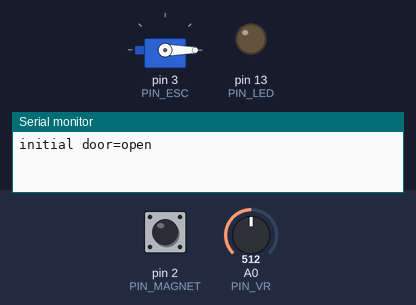
Bench run of a sketch on a simulated Arduino Uno, built with avr-gcc and run on an emulated ATmega328P. On the bench: servo, output pins drawn as LEDs (lit = HIGH), the last lines printed to the serial monitor. Inputs (shaded band) come from the test bench; at power-on: pin 2 (PIN_MAGNET) HIGH, A0 (PIN_VR) = 512.

Above: at 5.2 s.
5.3 s: pin 2 (PIN_MAGNET) pulled LOW for 1 s
At 5.45 s:
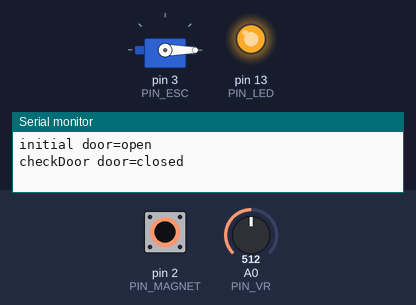
At 6.0 s:
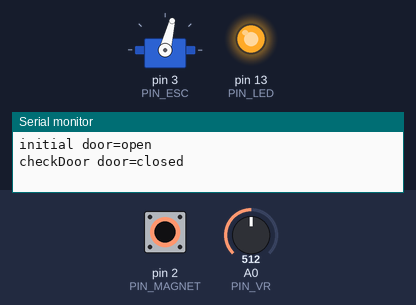
7.9 s: pin 2 (PIN_MAGNET) pulled LOW for 3.2 s
At 11.15 s:
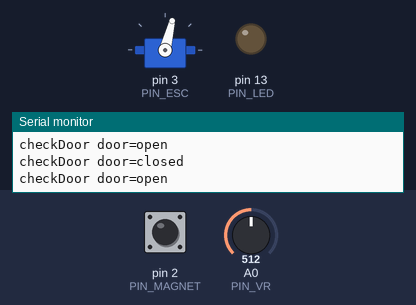
Timing chart, 0 to 12.7 s (numbered marks = the images above; inputs shaded):
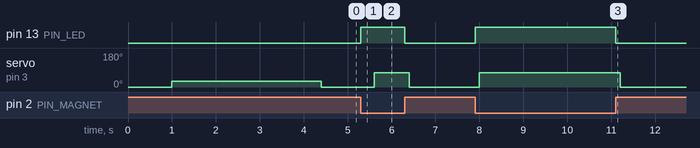

Measured:
- after the input at 5.3 s, pin 13 (PIN_LED): LOW → HIGH at once, → LOW 1.0 s later; servo on pin 3 (PIN_ESC): 0° → 76° after 0.30 s, → 0° 0.80 s later
- after the input at 7.9 s, pin 13 (PIN_LED): LOW → HIGH at once, → LOW 3.2 s later; servo on pin 3 (PIN_ESC): 0° → 76° after 0.10 s, → 0° 3.2 s later

The sketch:

NinjaFuge.ino
```cpp
#include <Servo.h>

#define PIN_VR 0
#define PIN_MAGNET 2
#define PIN_ESC 3
#define PIN_LED 13
#define SPEED_STOP 500
#define SPEED_MIN 1150
#define SPEED_MAX 1500

Servo myservo;

boolean doorOpen;

void setup() {
  pinMode(PIN_LED, OUTPUT);
  digitalWrite(PIN_LED, LOW);
  pinMode(PIN_MAGNET, INPUT_PULLUP);
  attachInterrupt(digitalPinToInterrupt(PIN_MAGNET), checkDoor, CHANGE);
  myservo.attach(PIN_ESC);
  calib();
  doorOpen = !isMagExists();
  Serial.begin(9600);
  if(doorOpen) {
    Serial.println("initial door=open" );
  } else {
    Serial.println("initial door=closed" );
  }
}

int val;

void loop() {
  delay(400);
  if(doorOpen) {
    val = SPEED_STOP;
  } else {
    val = analogRead(PIN_VR);
    val = map(val, 1023, 0, SPEED_MIN, SPEED_MAX);
  }
  //Serial.println("val=" + val);
  myservo.writeMicroseconds(val);
}

boolean isMagExists() {
  return !digitalRead(PIN_MAGNET);
}

void checkDoor() {
  doorOpen = !isMagExists();
  if(doorOpen) {
    Serial.println("checkDoor door=open" );
  } else {
    Serial.println("checkDoor door=closed" );
  }
  digitalWrite(PIN_LED, !doorOpen);
}

void calib() {
  myservo.write(0);
  //myservo.writeMicroseconds(SPEED_MIN);
  delay(1000);
  myservo.write(30);
  //myservo.writeMicroseconds(SPEED_MAX);
  delay(3000);
}
```
